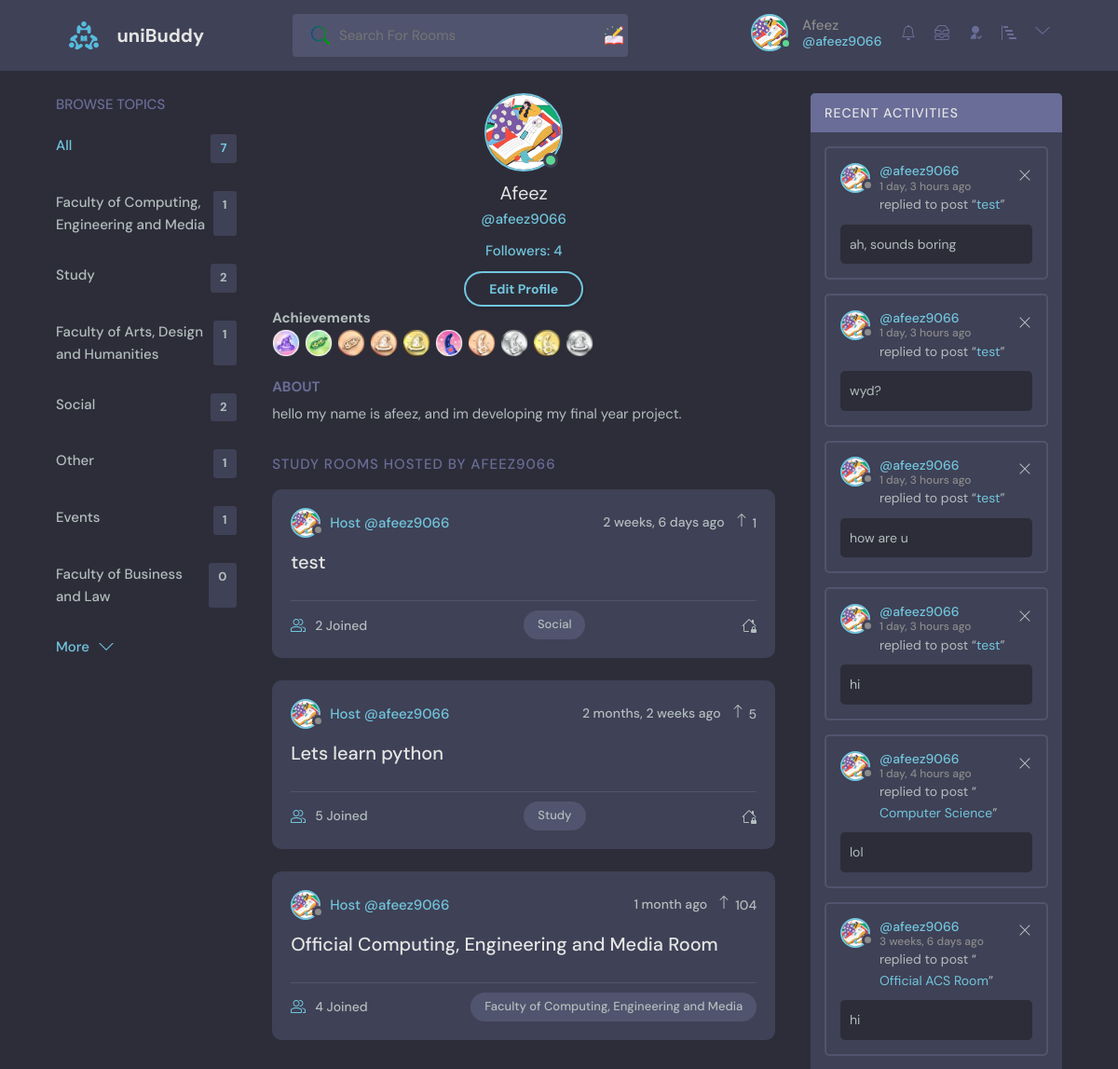
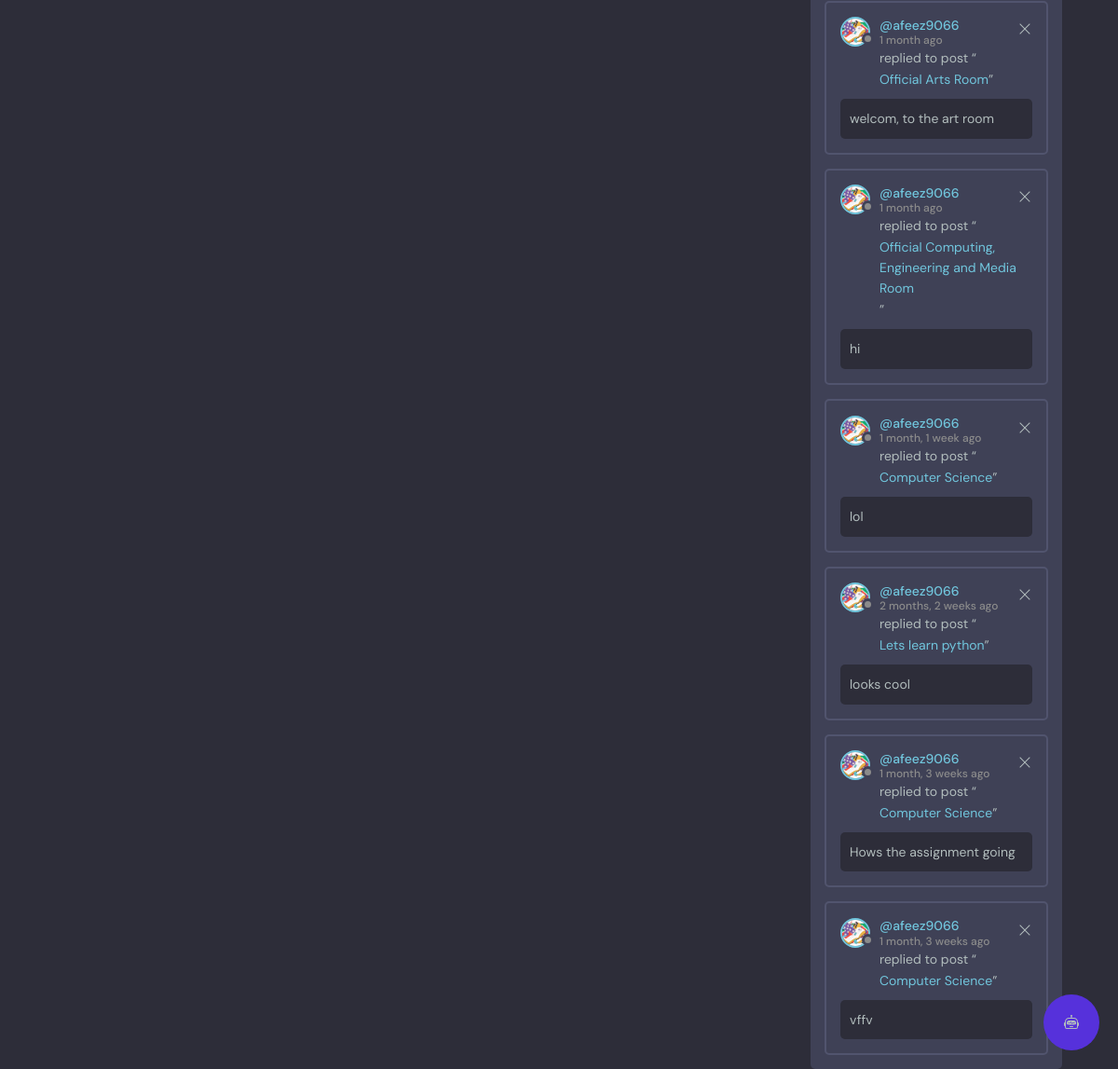
The page /profile/1/ (signed in) on the database its author committed (2 pictures, top to bottom).
### base/models.py (models this page shows, shortened)
class User(AbstractUser):
    name = models.CharField(max_length=200, null=True)
    email = models.EmailField(unique=True, null=True)
    bio = models.TextField(null=True)
    avatar = models.ImageField(null=True, default="avatar.svg")
    followers = models.ManyToManyField('self', related_name='following', blank=True, symmetrical=False)
    follower_count = models.IntegerField(default=0)
    last_checked = models.DateTimeField(auto_now_add=True)
    badges = models.ManyToManyField('base.Badge', blank=True)
    USERNAME_FIELD = 'email'
    REQUIRED_FIELDS = []

class Topic(models.Model):
    name = models.CharField(max_length=200)

class Badge(models.Model):
    name = models.CharField(max_length=255)
    description = models.TextField()
    icon = models.ImageField(upload_to='badges/')
    criteria = models.CharField(max_length=255)

class Room(models.Model):
    host = models.ForeignKey(User, on_delete=models.SET_NULL, null=True, related_name='created_rooms')
    topic = models.ForeignKey(Topic, on_delete=models.SET_NULL, null=True)
    name = models.CharField(max_length=200)
    description = models.TextField(null=True, blank=True)
    participants = models.ManyToManyField(
        User, related_name='participants', blank=True)
    updated = models.DateTimeField(auto_now=True)
    created = models.DateTimeField(auto_now_add=True)
    upvotes = models.IntegerField(default=0)
    upvoted_by = models.ManyToManyField(User, related_name='upvoted_rooms')
    is_private = models.BooleanField(default=False)
    access_code = models.CharField(max_length=10, blank=True, null=True)
    admins = models.ManyToManyField(User, related_name="admin_rooms", blank=True)
    class Meta:
        ordering = ['-updated', '-created']
    def __str__(self):
        return self.name

class Message(models.Model):
    user = models.ForeignKey(
        User, on_delete=models.SET_NULL, null=True, blank=True)
    recipient = models.ForeignKey(
        User, on_delete=models.SET_NULL, null=True, blank=True, related_name="messages")
    name = models.CharField(max_length=200, null=True, blank=True)
    email = models.EmailField(max_length=200, null=True, blank=True)
    subject = models.CharField(max_length=200, null=True, blank=True)
    body = models.TextField()
    is_read = models.BooleanField(default=False, null=True)
    room = models.ForeignKey(Room, on_delete=models.CASCADE)
    updated = models.DateTimeField(auto_now=True)
    created = models.DateTimeField(auto_now_add=True)
    class Meta:
        ordering = ['is_read', '-created']

### base/views.py (the view, shortened to what this page needs)
# urls.py: path('profile/<str:pk>/', views.userProfile, name="user-profile"),
@login_required(login_url='login')
def userProfile(request, pk):
    user = User.objects.get(id=pk)
    rooms = user.created_rooms.all()
    room_messages = user.message_set.all()
    topics = Topic.objects.all()
    followers_count = user.followers.all().count()
    is_following = user.followers.filter(id=request.user.id).exists()
    assign_badges(user)
    context = {'user': user, 'rooms': rooms,
               'room_messages': room_messages, 'topics': topics,
               'followers_count': followers_count, 'is_following': is_following}
    return render(request, 'base/profile.html', context)

### base/templatetags/custom_tags.py (called while the page is built)
@register.simple_tag
def unread_messages_count(user):
    return user.messages.filter(is_read=False).count()

### base/templatetags/notification_tags.py (called while the page is built)
@register.simple_tag
def unread_notifications_count(user):
    last_checked = user.last_checked
    return Notification.objects.filter(receiver=user, created_at__gt=last_checked).count()

### base/utils.py (called while the page is built)
def assign_badges(user):
    badges = Badge.objects.all()
    for badge in badges:
        if badge in user.badges.all():
            continue
        if check_criteria(user, badge.criteria):
            user.badges.add(badge)
            user.save()

def check_criteria(user, criteria):
    key, value = criteria.split(':')
    value = int(value)
    if key == 'rooms_created':
        return user.created_rooms.count() >= value
    elif key == 'followers':
        return user.followers.count() >= value
    elif key == 'upvotes_given':
        total_upvotes = sum(room.upvotes for room in user.created_rooms.all())
        return total_upvotes >= value
    elif key == 'rooms_joined':
        joined_rooms_count = user.participants.count()
        return joined_rooms_count >= value
    return False

### base/templates/base/profile.html (shortened to what this page needs)
{% extends 'main.html' %}
{% load static %}
{% block content %}
<main class="profile-page layout layout--3">
  <div class="container">
    {% include 'base/topics_component.html' %}
    <div class="roomList">
      <div class="profile">
        <div class="profile__avatar">
          <div class="avatar avatar--large active">
            <img src="{{user.avatar.url}}" />
          </div>
        </div>
        <div class="profile__info">
          <h3>{{user.name}}</h3>
          <p>@{{user.username}}</p>
          <p>Followers: {{user.followers.count}}</p>
          {% if request.user == user %}
          <a href="{% url 'update-user' %}" class="btn btn--main btn--pill">Edit Profile</a>
          {% endif %}
      </div>
      <h2>Achievements</h2>
      <div class="badges-container">
          {% for badge in user.badges.all %}
              <div class="badge">
                  {% if badge.name == '5 Rooms Creator' %}
                  <img src="{% static 'images/badges/badge_5_rooms.png' %}" alt="{{ badge.name }}" title="{{ badge.description }}" />
                  {% elif badge.name == '7 Rooms Creator' %}
                  <img src="{% static 'images/badges/badge_7_rooms.png' %}" alt="{{ badge.name }}" title="{{ badge.description }}" />
                  {% elif badge.name == '9 Rooms Creator' %}
                  <img src="{% static 'images/badges/badge_9_rooms.png' %}" alt="{{ badge.name }}" title="{{ badge.description }}" />
                  {% elif badge.name == '11 Rooms Creator' %}
                  <img src="{% static 'images/badges/badge_11_rooms.png' %}" alt="{{ badge.name }}" title="{{ badge.description }}" />
                  {% elif badge.name == '5 Joined Rooms' %}
                  <img src="{% static 'images/badges/badge_5_joins.png' %}" alt="{{ badge.name }}" title="{{ badge.description }}" />
                  {% elif badge.name == '10 Joined Rooms' %}
                  <img src="{% static 'images/badges/badge_10_joins.png' %}" alt="{{ badge.name }}" title="{{ badge.description }}" />
                  {% elif badge.name == '15 Joined Rooms' %}
                  <img src="{% static 'images/badges/badge_15_joins.png' %}" alt="{{ badge.name }}" title="{{ badge.description }}" />
                  {% elif badge.name == '20 Joined Rooms' %}
                  <img src="{% static 'images/badges/badge_20_joins.png' %}" alt="{{ badge.name }}" title="{{ badge.description }}" />
                  {% elif badge.name == '10 Rooms Upvotes' %}
                  <img src="{% static 'images/badges/badge_10_upvotes.png' %}" alt="{{ badge.name }}" title="{{ badge.description }}" />
                  {% elif badge.name == '20 Rooms Upvotes' %}
                  <img src="{% static 'images/badges/badge_20_upvotes.png' %}" alt="{{ badge.name }}" title="{{ badge.description }}" />
                  {% elif badge.name == '50 Rooms Upvotes' %}
                  <img src="{% static 'images/badges/badge_50_upvotes.png' %}" alt="{{ badge.name }}" title="{{ badge.description }}" />
                  {% elif badge.name == '100 Rooms Upvotes' %}
                  <img src="{% static 'images/badges/badge_100_upvotes.png' %}" alt="{{ badge.name }}" title="{{ badge.description }}" />
                  {% endif %}
              </div>
          {% empty %}
              <p>No badges earned yet.</p>
          {% endfor %}
      </div>
        <div class="profile__about">
          <h3>About</h3>
          <p>
            {{user.bio}}
          </p>
        </div>
      </div>
      <div class="roomList__header">
        <div>
          <h2>Study Rooms Hosted by {{user.username}}</a>
          </h2>
        </div>
      </div>
      {% include 'base/feed_component.html' %}
    </div>
    {% include 'base/activity_component.html' %}
  </div>
</main>
{% endblock content %}

### templates/navbar.html (shortened to what this page needs)
{% load static %}
{% load static custom_tags %}
{% load static notification_tags %}
<header class="header header--loggedIn">
    <div class="container">
        <a href="{% url 'home' %}" class="header__logo">
            <img src="{% static 'images/logo.svg' %}" />
            <h1>uniBuddy</h1>
        </a>
        <form class="header__search" method="GET" action="{% url 'home' %}">
            <label>
                <input name="q" placeholder="Search For Rooms" />
                <div class="search-addon"></div>
            </label>
        </form>
        <nav class="header__menu">
            {% if request.user.is_authenticated %}
            <div class="header__user">
                <a href="{% url 'user-profile' request.user.id %}">
                    <div class="avatar avatar--medium active">
                        <img src="{{request.user.avatar.url}}" />
                    </div>
                    <p>{{request.user.name}} <span>@{{request.user.username}}</span></p>
                    <a href="{% url 'get_notifications' %}">
                    </a>
                    <a href="{% url 'inbox' %}">
                    </a>
                </a>
                <a href="{% url 'follower_list' request.user.id %}">
                    <svg xmlns="http://www.w3.org/2000/svg" viewBox="0 0 24 24"> <g> <path fill="none" d="M0 0h24v24H0z"/>
                        <path d="M13 14.062V22H4a8 8 0 0 1 9-7.938zM12 13c-3.315 0-6-2.685-6-6s2.685-6 6-6 6 2.685 6 6-2.685 6-6 6zm5.793 6.914l3.535-3.535 1.415 1.414-4.95 4.95-3.536-3.536 1.415-1.414 2.12 2.121z"/> </g>
                    </svg>
                </a>
                <a href="{% url 'leaderboard' %}">
                </a>
                <button class="dropdown-button">
                    <svg version="1.1" xmlns="http://www.w3.org/2000/svg" width="32" height="32" viewBox="0 0 32 32">
                        <title>chevron-down</title>
                        <path d="M16 21l-13-13h-3l16 16 16-16h-3l-13 13z"></path>
                    </svg>
                </button>
            </div>
            {% else %}
            <a href="{% url 'login' %}">
                <img src="{% static 'images/avatar.svg' %}" />
                <p>Login</p>
            </a>
            {% endif %}
        </nav>
    </div>
</header>

### base/templates/base/topics_component.html
<div class="topics">
  <div class="topics__header">
      <h2>Browse Topics</h2>
  </div>
  <ul class="topics__list">
      <li>
          <a href="{% url 'home' %}" class="active">All <span>{{topics.count}}</span></a>
      </li>
      {% for topic in topics %}
      <li>
          <a href="{% url 'home' %}?q={{topic.name}}">{{topic.name}}<span>{{topic.room_set.all.count}}</span></a>
      </li>
      {% endfor %}
  </ul>
  <a class="btn btn--link" href="{% url 'topics' %}">
      More
      <svg version="1.1" xmlns="http://www.w3.org/2000/svg" width="32" height="32" viewBox="0 0 32 32">
          <title>chevron-down</title>
          <path d="M16 21l-13-13h-3l16 16 16-16h-3l-13 13z"></path>
      </svg>
  </a>
</div>

### base/templates/base/feed_component.html (shortened to what this page needs)
{% for room in rooms %}
<div class="roomListRoom">
    <div class="roomListRoom__header">
        {% if room.host %}
        <a href="{% url 'user-profile' room.host.id %}" class="roomListRoom__author">
    {% endif %}
            <div class="avatar avatar--small">
                <img src="{{room.host.avatar.url}}" />
            </div>
            <span>Host @{{room.host.username}}</span>
        </a>
        <div class="roomListRoom__actions">
            <span>{{room.created|timesince}} ago</span>
            <form class="upvote-form" method="POST" action="{% url 'upvote' %}">
                <div class="upvote-container" style="cursor: pointer;">
                    <svg xmlns="http://www.w3.org/2000/svg" width="16" height="16" fill="currentColor" class="bi bi-arrow-up" viewBox="0 0 16 16"> <path fill-rule="evenodd" d="M8 15a.5.5 0 0 0 .5-.5V2.707l3.146 3.147a.5.5 0 0 0 .708-.708l-4-4a.5.5 0 0 0-.708 0l-4 4a.5.5 0 1 0 .708.708L7.5 2.707V14.5a.5.5 0 0 0 .5.5z"/>
                    </svg>
                    <span class="upvote-count">{{ room.upvotes }}</span>
                </div>
            </form>
        </div>
    </div>
    <div class="roomListRoom__content">
        <a href="{% url 'room' room.id %}">{{room.name}}</a>
    </div>
    <div class="roomListRoom__meta">
        <a href="{% url 'room' room.id %}" class="roomListRoom__joined">
            {{room.participants.all.count}} Joined
        </a>
        <p class="roomListRoom__topic">{{room.topic.name}}</p>
    </div>
</div>
{% endfor %}

### base/templates/base/activity_component.html
 <div class="activities">
        <div class="activities__header">
            <h2>Recent Activities</h2>
        </div>
        {% for message in room_messages %}
        <div class="activities__box">
            <div class="activities__boxHeader roomListRoom__header">
                <a href="{% url 'user-profile' message.user.id %}" class="roomListRoom__author">
                    <div class="avatar avatar--small">
                        <img src="{{message.user.avatar.url}}" />
                    </div>
                    <p>
                        @{{message.user.username}}
                        <span>{{message.created|timesince}} ago</span>
                    </p>
                </a>
                {% if request.user == message.user %}
                <div class="roomListRoom__actions">
                    <a href="{% url 'delete-message' message.id %}">
                        <svg version="1.1" xmlns="http://www.w3.org/2000/svg" width="32" height="32" viewBox="0 0 32 32">
                            <title>remove</title>
                            <path
                                d="M27.314 6.019l-1.333-1.333-9.98 9.981-9.981-9.981-1.333 1.333 9.981 9.981-9.981 9.98 1.333 1.333 9.981-9.98 9.98 9.98 1.333-1.333-9.98-9.98 9.98-9.981z">
                            </path>
                        </svg>
                    </a>
                </div>
                {% endif %}
            </div>
            <div class="activities__boxContent">
                <p>replied to post “<a href="{% url 'room' message.room.id %}">{{message.room}}</a>”</p>
                <div class="activities__boxRoomContent">{{message.body}}</div>
            </div>
        </div>
        {% endfor %}
    </div>

### rows shown on the page
User: user.avatar (picture), user.name "Afeez", user.username "afeez9066", avatar (picture), name "Afeez", username "afeez9066", followers.count "4", bio "hello my name is afeez, and im developing my final year project.", username "AFEEZ9066"
Topic: name "Faculty of Computing, Engineering and Media", room_set.all.count "1"
Topic: name "Study", room_set.all.count "2"
Topic: name "Faculty of Arts, Design and Humanities", room_set.all.count "1"
Topic: name "Social", room_set.all.count "2"
Topic: name "Other", room_set.all.count "1"
Topic: name "Events", room_set.all.count "1"
Topic: name "Faculty of Business and Law", room_set.all.count "0"
Room: host.avatar (picture), host.username "afeez9066", created "2 weeks, 6 days", upvotes "1", name "test", participants.all.count "2", topic.name "Social", is_private True (drawn)
Room: host.avatar (picture), host.username "afeez9066", created "2 months, 2 weeks", upvotes "5", name "Lets learn python", participants.all.count "5", topic.name "Study", is_private True (drawn)
Room: host.avatar (picture), host.username "afeez9066", created "1 month", upvotes "104", name "Official Computing, Engineering and Media Room", participants.all.count "4", topic.name "Faculty of Computing, Engineering and Media"
Message: user.avatar (picture), user.username "afeez9066", created "1 day, 3 hours", room "test", body "ah, sounds boring"
Message: user.avatar (picture), user.username "afeez9066", created "1 day, 3 hours", room "test", body "wyd?"
Message: user.avatar (picture), user.username "afeez9066", created "1 day, 3 hours", room "test", body "how are u"
Message: user.avatar (picture), user.username "afeez9066", created "1 day, 3 hours", room "test", body "hi"
Message: user.avatar (picture), user.username "afeez9066", created "1 day, 4 hours", room "Computer Science", body "lol"
Message: user.avatar (picture), user.username "afeez9066", created "3 weeks, 6 days", room "Official ACS Room", body "hi"
Message: user.avatar (picture), user.username "afeez9066", created "1 month", room "Official Arts Room", body "welcom, to the art room"
Message: user.avatar (picture), user.username "afeez9066", created "1 month", room "Official Computing, Engineering and Media Room", body "hi"
Message: user.avatar (picture), user.username "afeez9066", created "1 month, 1 week", room "Computer Science", body "lol"
Message: user.avatar (picture), user.username "afeez9066", created "2 months, 2 weeks", room "Lets learn python", body "looks cool"
Message: user.avatar (picture), user.username "afeez9066", created "1 month, 3 weeks", room "Computer Science", body "Hows the assignment going"
Message: user.avatar (picture), user.username "afeez9066", created "1 month, 3 weeks", room "Computer Science", body "vffv"

### other values the page prints
{{ topics.count }} "7"
